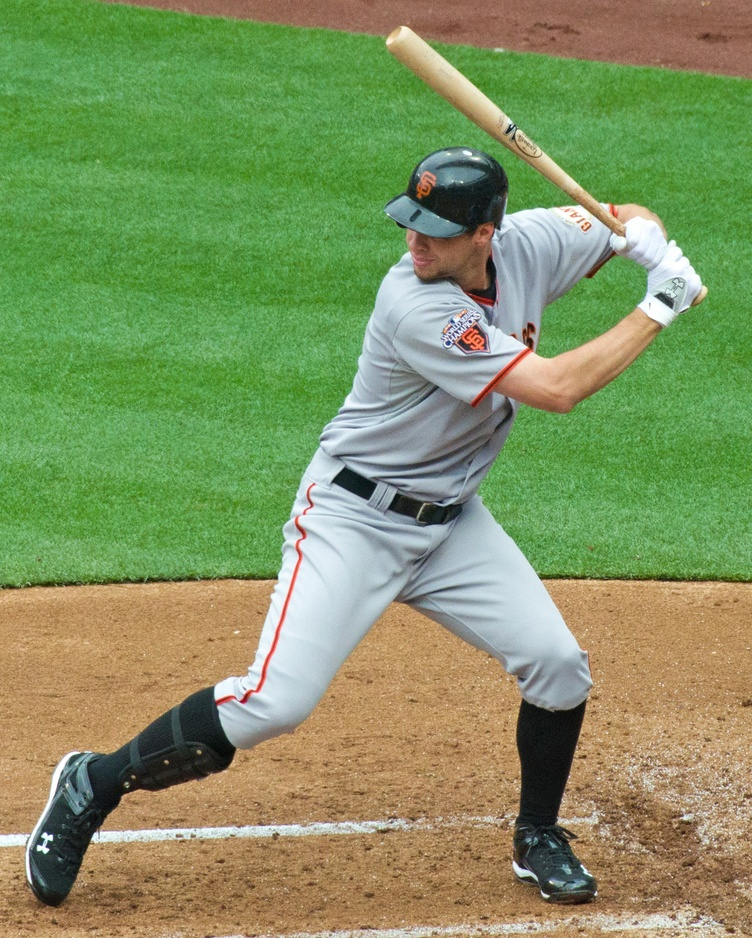
#> input picture src/python/Image Transformation/original.jpg, 752 x 938 px, shrunk from 1519 x 1893 before the run
$ python rotation.py
#> lines starting #> are read from the running program, lines starting #| are printed output that depends on the picture
import cv2
import numpy as np
import matplotlib.pyplot as plt

img = cv2.imread('original.jpg')
#> img is the input picture: shape (938, 752, 3); mean B, G, R 97.4, 147.5, 129.9

img = cv2.cvtColor(img, cv2.COLOR_BGR2RGB)

rot_img = cv2.rotate(img, cv2.ROTATE_90_COUNTERCLOCKWISE)
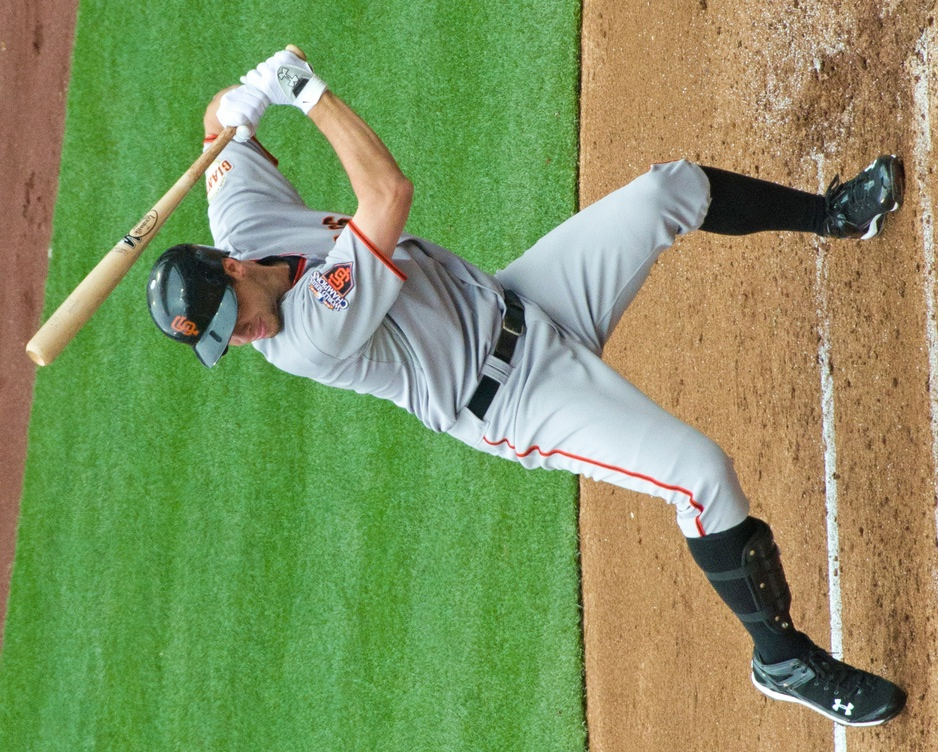
#> rot_img: shape (752, 938, 3); mean R, G, B 129.9, 147.5, 97.4

plt.subplot(121)
plt.title("Original")
plt.imshow(img)
plt.subplot(122)
plt.title("Rotated 90 degrees")
plt.imshow(rot_img)
plt.show()
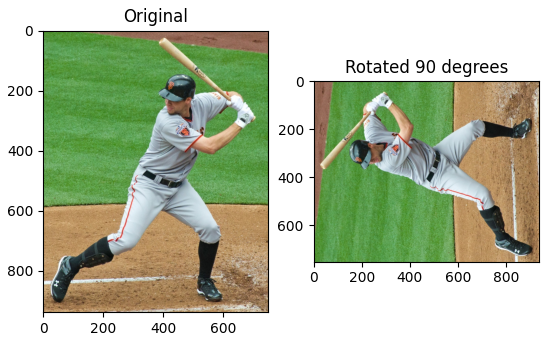
#> figure drawn by matplotlib, 2 panels
